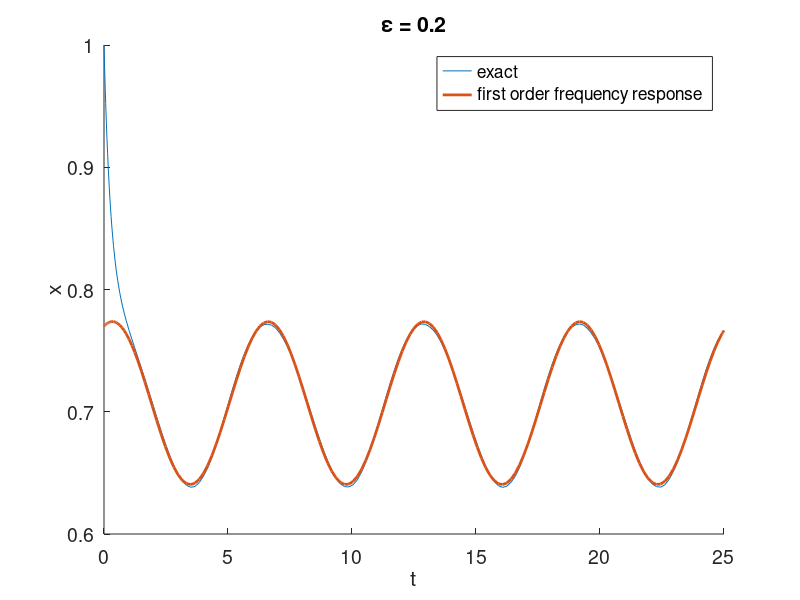

Recreate this plot in MATLAB.

clear all
close all
clc

% set parameters
f0 = 1;
epsilon = 0.2;
w = 1;
a = 2;

% numerical solve of ode. Note we use i*w*t but Matlab only plots the real
% parts, which is all we are interested in
tspan = [0 25];
xinit = 1;
[t,x] = ode45(@(t,x) 1 + epsilon*exp(i*w*t)-a*x*x, tspan, xinit);

% Now calculate the first-order frequency response
x0 = sqrt(f0/a);
x1 = epsilon/(2*sqrt(a*f0) + i*w);
fr = x0 + x1*exp(i*w*t);

% Plot them both in the same graph
plot(t,x,t,fr,'Linewidth',2)
legend('exact','first order frequency response')
box off
ylabel('x')
xlabel('t')
set(gca,'Fontsize',14)
title(['\epsilon = ',num2str(epsilon)])
